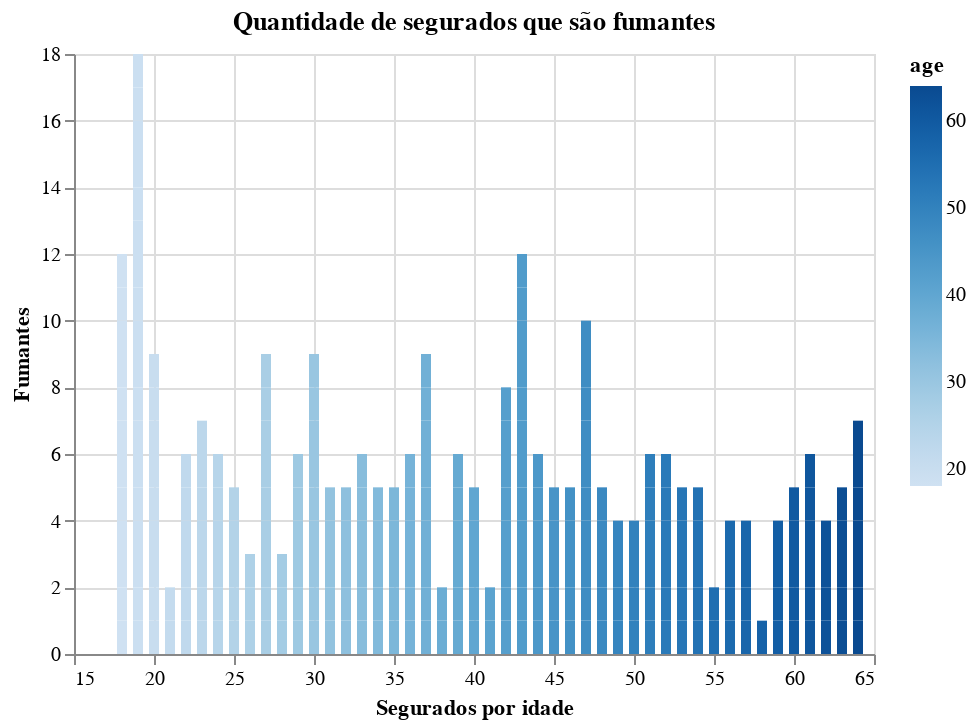

The code cell stored with this chart in its notebook:
### Code cell
alt.Chart(dados_seguradoras, title="Quantidade de segurados que são fumantes").mark_bar().encode(
    x= alt.X('age', title='Segurados por idade'),
    y= alt.Y('smoker', title='Fumantes'),
    color = alt.Color('age')
).interactive()

### Figure 1 — Vega-Lite specification as saved in the notebook (floating-point values rounded to 4 significant figures; data arrays with more than 128 entries replaced by an {"elided": "..."} marker saying what was removed)
{"config": {"view": {"continuousWidth": 400, "continuousHeight": 300}}, "data": {"name": "data-bbfc07b61ee7941e0d22949c84833dbf"}, "mark": "bar", "encoding": {"color": {"type": "quantitative", "field": "age"}, "x": {"type": "quantitative", "field": "age", "title": "Segurados por idade"}, "y": {"type": "quantitative", "field": "smoker", "title": "Fumantes"}}, "selection": {"selector010": {"type": "interval", "bind": "scales", "encodings": ["x", "y"]}}, "title": "Quantidade de segurados que são fumantes", "$schema": "https://vega.github.io/schema/vega-lite/v4.0.2.json", "datasets": {"data-bbfc07b61ee7941e0d22949c84833dbf": {"elided": "1338 records"}}}
